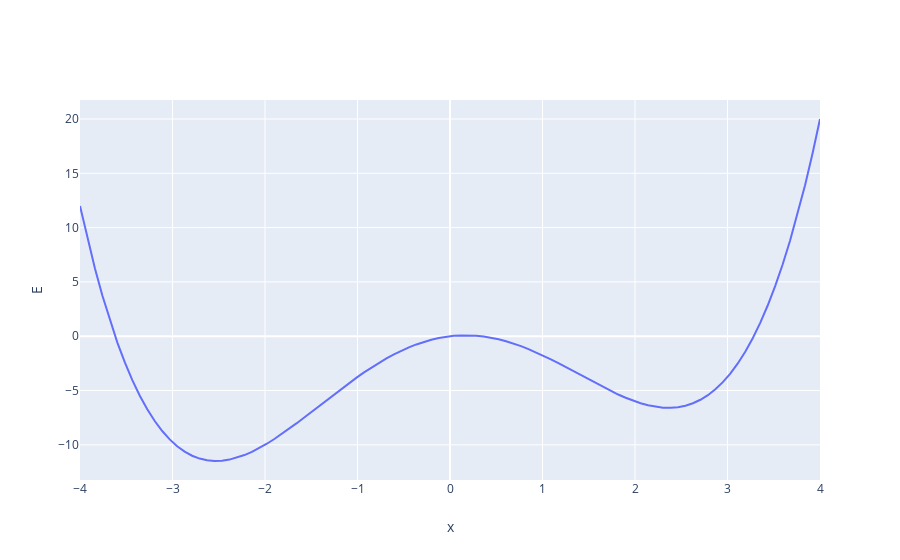

The code cell stored with this chart in its notebook:
### Markdown cell above
This looks slightly different, specifically the minimum seem to be located at different positions from that in the paper. Let's plot $E=f(x)$:

### Code cell
fig = go.Figure(data=go.Scatter(x=x_illustrate, y=E(x_illustrate,0)))
fig.update_layout(
    xaxis_title="x",
    yaxis_title="E",
)
fig.show()
